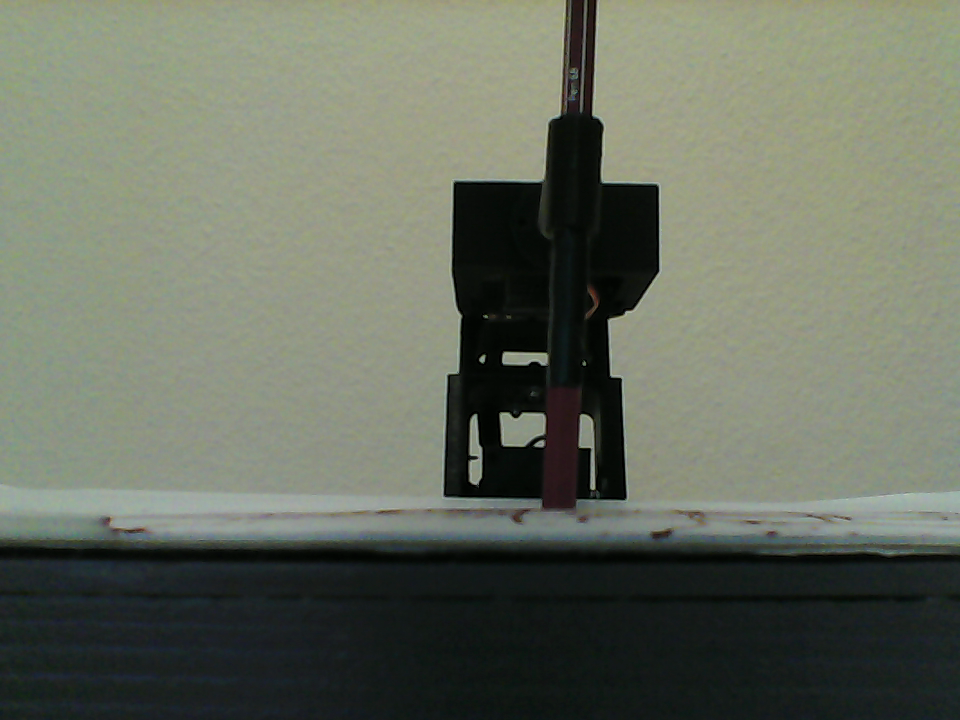
#> input picture vision/images/vlcsnap-2018-09-12-14h47m52s923.png, 960 x 720 px, given in place of the camera
$ python hand.py
#> lines starting #> are read from the running program, lines starting #| are printed output that depends on the picture; after the words box and inside, x2 and y2 are one past the last pixel; in counts of white or black regions, pixels touching at a corner belong together; long printed decimals are rounded
# -*- coding: utf-8 -*-
"""
Created on Tue Jan 15 23:02:01 2019

@author: ekorz
"""

import cv2
import numpy as np


cam1 = cv2.VideoCapture(3)
cam1.set(3, 960)
cam1.set(4, 720)

while(True):
    _, im = cam1.read()
#> im is the input picture: shape (720, 960, 3); mean B, G, R 96.4, 110.4, 104.5
    im_ycrcb = cv2.cvtColor(im, cv2.COLOR_BGR2YCR_CB)
#> im_ycrcb: shape (720, 960, 3); mean of channels 0, 1, 2 107.1, 126.2, 121.9

    skin_ycrcb_mint = np.array((0, 133, 77))
    skin_ycrcb_maxt = np.array((255, 173, 127))
    skin_ycrcb = cv2.inRange(im_ycrcb, skin_ycrcb_mint, skin_ycrcb_maxt)
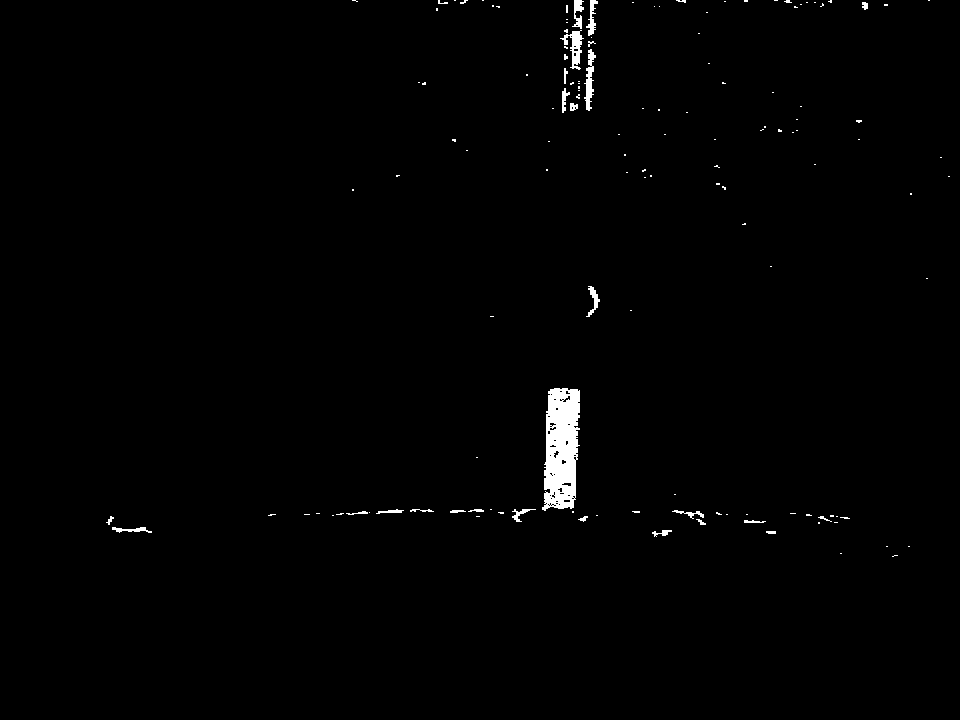
#> skin_ycrcb: shape (720, 960); 0.92% white; 138 white regions (111 under 20 px), largest, box (x1, y1, x2, y2) and area: (542, 388, 580, 511) 3552, (560, 30, 584, 70) 366, (584, 49, 596, 111) 341

    kernel = np.ones((7,7),np.uint8)
    opens = cv2.morphologyEx(skin_ycrcb, cv2.MORPH_OPEN, kernel)
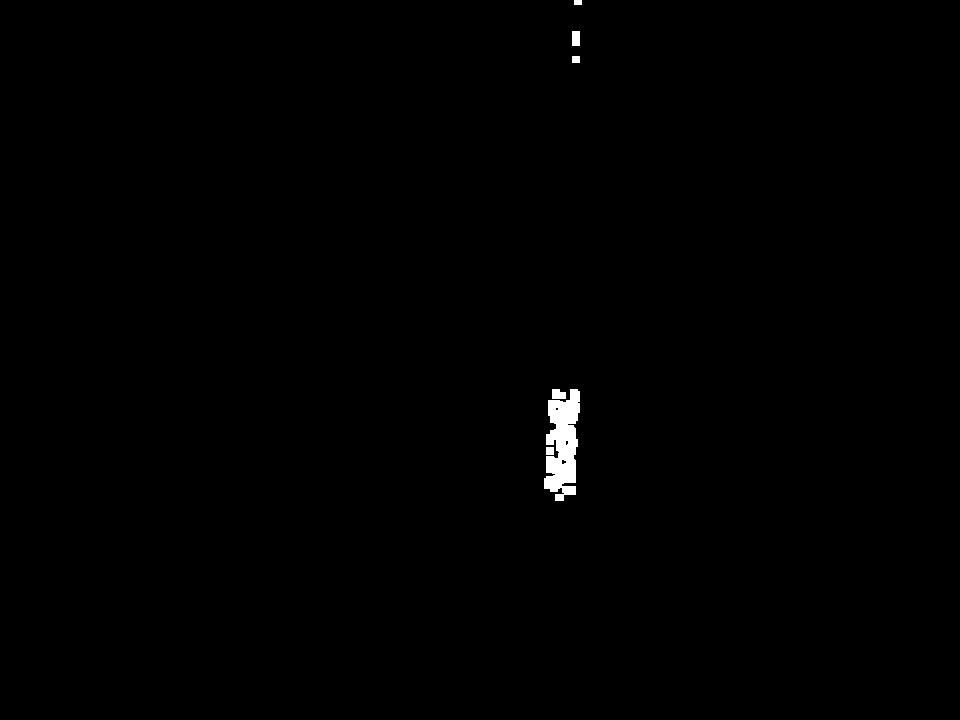
#> opens: shape (720, 960); 0.44% white; 6 white regions, box (x1, y1, x2, y2) and area: (544, 389, 580, 501) 2649, (552, 389, 566, 399) 122, (572, 31, 580, 46) 120, (546, 447, 554, 455) 64, (572, 56, 580, 63) 56, (574, 0, 582, 5) 40
    height, width = opens.shape
#> height = 720; width = 960
    white = cv2.countNonZero(opens);
#> white = 3051
    black = (height*width)-white;
#> black = 688149
    blackPercent = (black*100)/(height*width)
#> blackPercent = 99.56
    print(blackPercent)
#| 99.559
    if blackPercent < 95:
        handintheway = True


    cv2.imshow('dst',opens)
    if cv2.waitKey(1) & 0xff == ord('q'):
#> (key q is pressed here)
        break

cam1.release()
cv2.destroyAllWindows()

$ run again, on vision/images/vlcsnap-2018-09-12-14h50m17s759.png
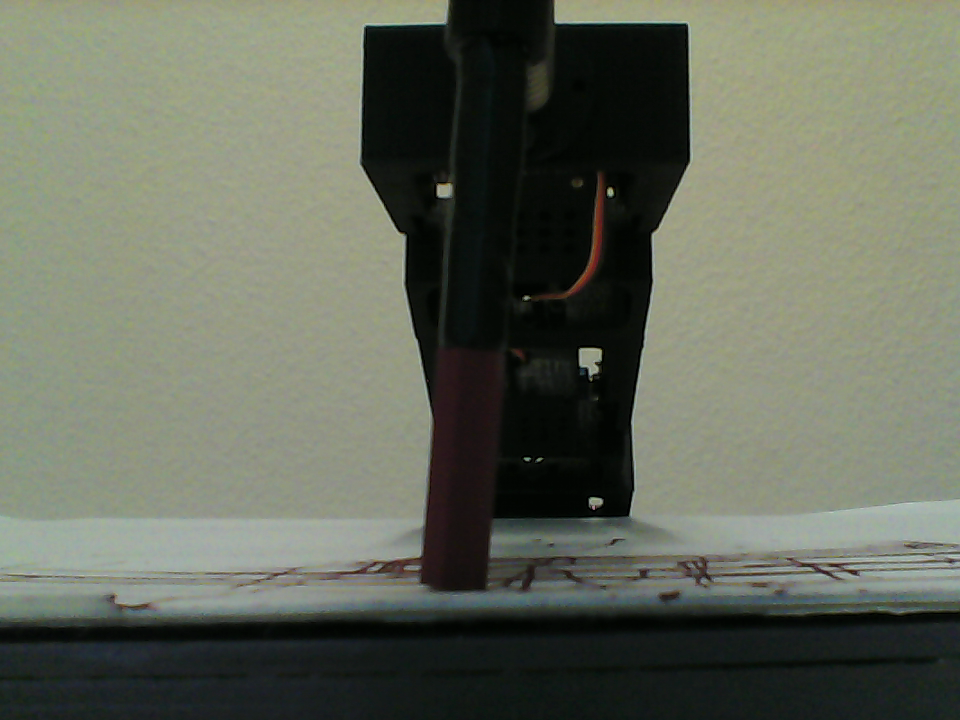
#> input picture vision/images/vlcsnap-2018-09-12-14h50m17s759.png, 960 x 720 px, given in place of the camera
#> im is the input picture: shape (720, 960, 3); mean B, G, R 92, 106.1, 101.1
#> im_ycrcb: shape (720, 960, 3); mean of channels 0, 1, 2 103, 126.7, 121.8
#> `skin_ycrcb = cv2.inRange(im_ycrcb, skin_ycrcb_mint, skin_ycrcb_maxt)`:
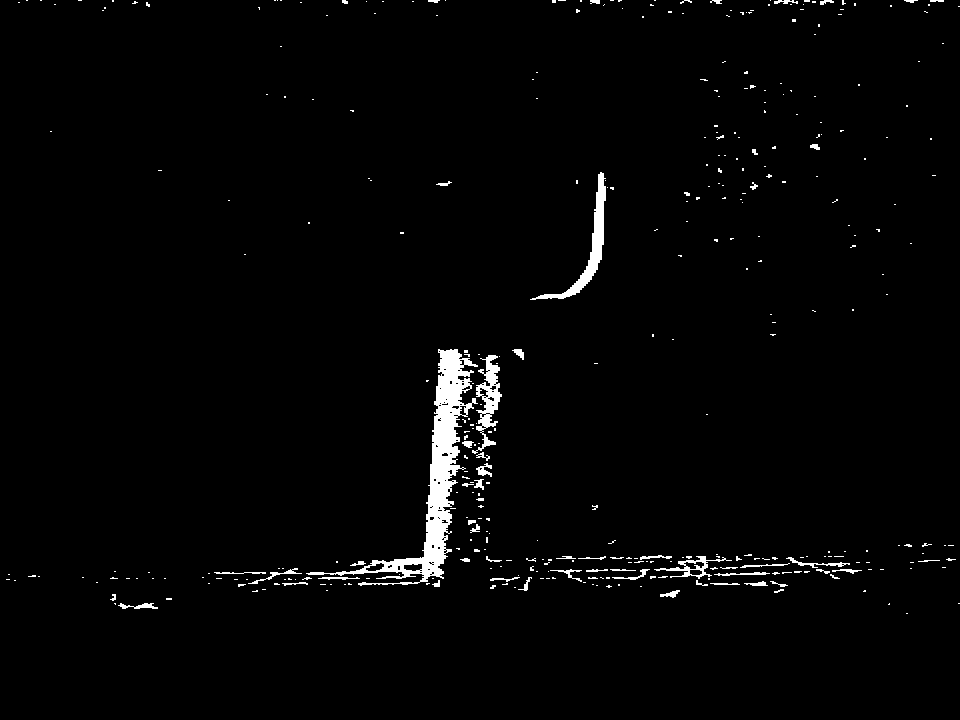
#> skin_ycrcb: shape (720, 960); 2% white; 380 white regions (320 under 20 px), largest, box (x1, y1, x2, y2) and area: (306, 349, 478, 586) 6305, (530, 172, 606, 300) 1411, (472, 355, 502, 454) 1094
#> `opens = cv2.morphologyEx(skin_ycrcb, cv2.MORPH_OPEN, kernel)`:
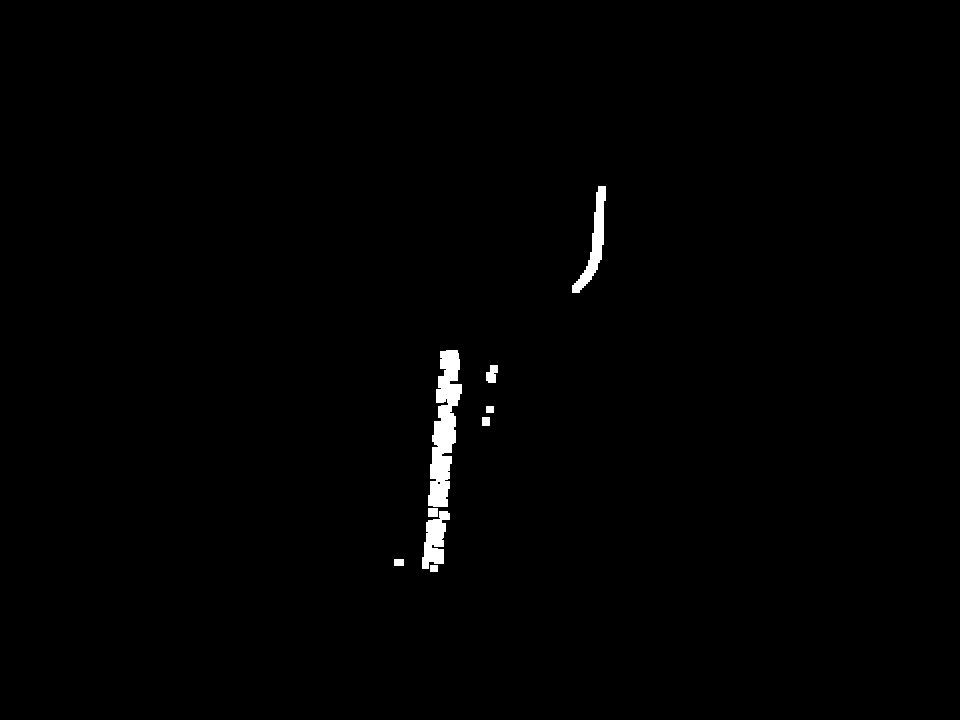
#> opens: shape (720, 960); 0.81% white; 9 white regions, largest, box (x1, y1, x2, y2) and area: (428, 350, 462, 507) 2992, (572, 186, 606, 293) 1130, (422, 511, 450, 569) 956
#> white = 5584
#> black = 685616
#> blackPercent = 99.19
#| 99.192
